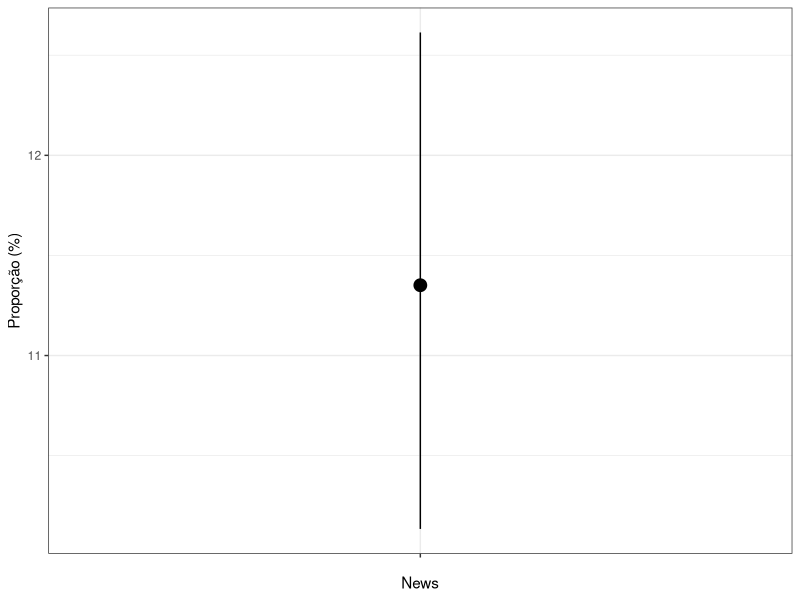
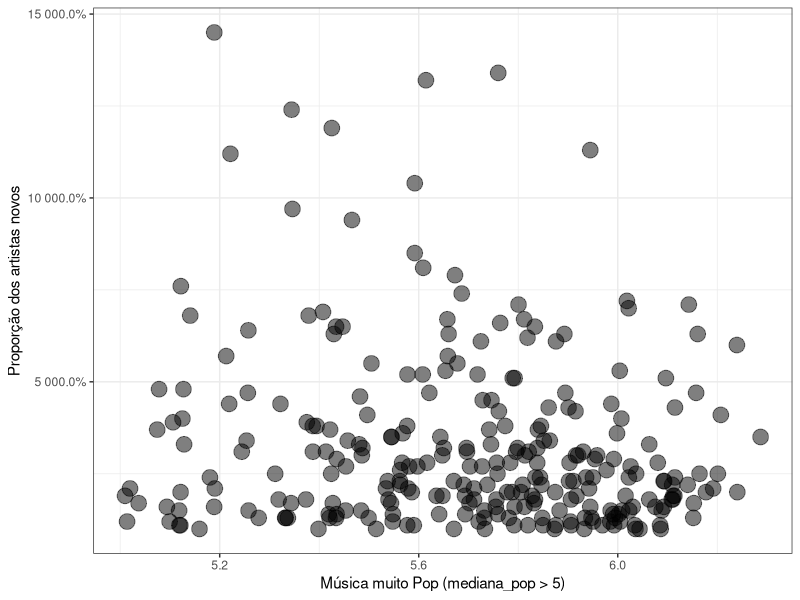

These figures' R source, in order:
## ---- chunk 1
knitr::opts_chunk$set(echo = TRUE)
library(tidyverse)
library(boot)
library(tidyr)
library(knitr)
library(broom)
theme_set(theme_bw())
## ---- chunk 2
set.seed(12345)

lastfm = read_csv(here::here("data/experimento-lastfm.csv"), 
                  col_types = cols(.default = col_double(), 
                                   user = col_character()))

lastfm = lastfm %>% 
  sample_n(300) %>% 
  select(news, old, mediana_pop)

glimpse(lastfm)
## ---- chunk 3
#proporcao de novos artistas em geral em porcentagem

theta = function(d, i) {
    agrupado = d %>% 
        slice(i) %>% 
        select(news) %>%
        summarise(proporcao = mean(news)/n()*100)
    m = agrupado %>% pull(proporcao)

    m
}

booted <- boot(data = lastfm, 
               statistic = theta, 
               R = 300)

ci = tidy(booted, 
          conf.level = .95,
          conf.method = "basic",
          conf.int = TRUE)

ci

glimpse(ci)

ci %>%
    ggplot(aes(
        x = "",
        y = statistic,
        ymin = conf.low,
        ymax = conf.high
    )) +
    geom_pointrange() +
    geom_point(size = 4) + 
    labs(x = "News", 
         y = "Proporção (%)")
## ---- chunk 4
  lastfm = read_csv(here::here("data/experimento-lastfm.csv"), 
                  col_types = cols(.default = col_double(), 
                                   user = col_character()))

  lastfm = lastfm %>% 
  sample_n(300) %>% 
  select(news, old, mediana_pop)
## ---- chunk 5

  lastfm %>%
  filter(mediana_pop > 5) %>%
  ggplot(aes(x = mediana_pop, y = news)) +
  geom_point(size = 5, alpha = 0.5) +
  labs(x = "Música muito Pop (mediana_pop > 5)",
       y = "Proporção dos artistas novos") +
  scale_y_continuous(labels = scales::percent_format(accuracy = .1))
## ---- chunk 6
lastfm %>%
  filter(mediana_pop > 5) %>%
  summarise(
    pearson = cor(news, mediana_pop, method = "pearson"),
    spearman = cor(news, mediana_pop, method = "spearman"),
    kendall = cor(news, mediana_pop, method = "kendall")
  ) %>%
  print()
## ---- chunk 7
thetaSpearman <- pull(lastfm %>%
                        filter(mediana_pop > 5) %>%
                        summarise(spearman = cor(news, mediana_pop, method = "spearman")))

thetaSpearman
